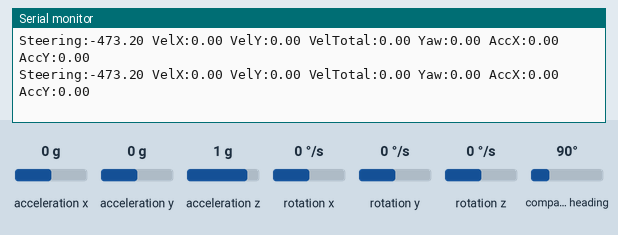
The sketch below on a simulated ESP32. On the bench: the last lines printed to the serial monitor. The inputs (shaded band) are chosen by the test bench; at power-on: acceleration x 0 g, acceleration y 0 g, rotation z 0 °/s, compass heading 90°, acceleration z 1 g, rotation x 0 °/s, rotation y 0 °/s. Nothing arrives over Bluetooth unless stated; a phone connects over Bluetooth LE 3 s after start.

Above: at 10.8 s.
10.9 s: acceleration x set to -1.4 g
At 10.95 s:
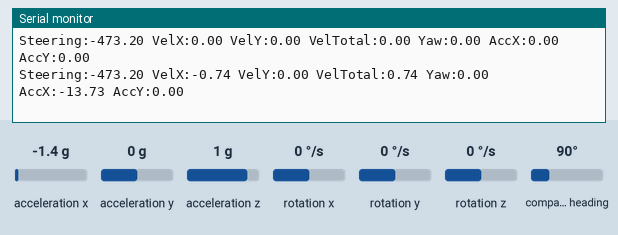
12.4 s: acceleration y set to -1.4 g
At 12.4 s:
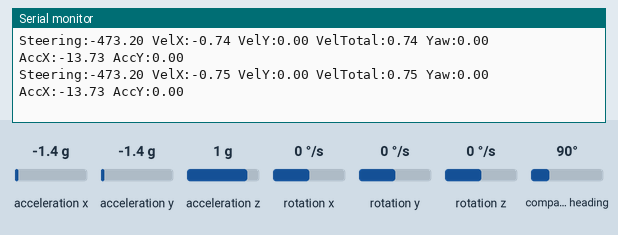
13.9 s: rotation z set to -192 °/s
At 13.92 s:
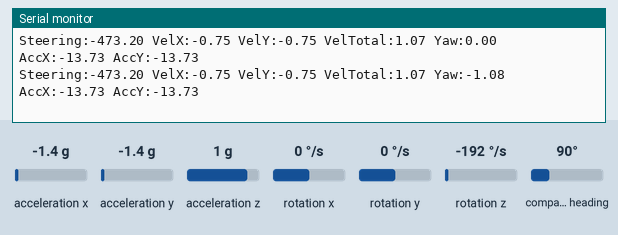
15.4 s: compass heading set to 7°
At 15.44 s:
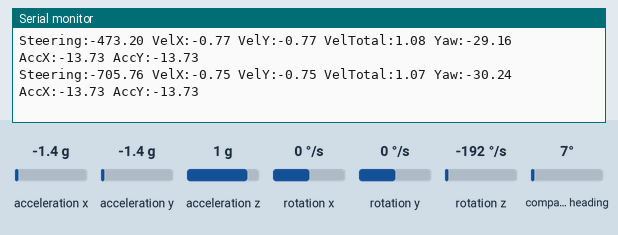
Timing chart, 0 to 17.9 s (numbered marks = the images above; inputs shaded):
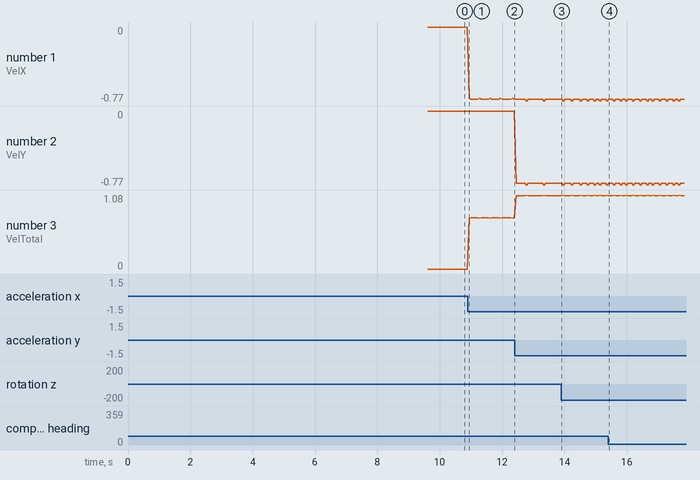

The sketch:

RCMetry.ino
```cpp
#include <Arduino.h>
#include "Steering.h"
#include "Velocity.h"
#include "Telemetry.h"

Steering steering;
Velocity velocity;
Telemetry telemetry;

// Toggle between Serial Monitor (text) and Serial Plotter (graphs)
// Set to 'true' for graphs, 'false' for text readout
bool useSerialPlotter = true;

void setup() {
  Serial.begin(115200);

  // Wait for serial connection
  delay(1000);

  if (!steering.begin()) {
    Serial.println("AS5600 not detected!");
    while (1);
  }

  if (!velocity.begin()) {
    Serial.println("MPU6050 not detected!");
    while (1);
  }

  telemetry.begin("ESP32 Telemetry");

  // Print startup message
  if (!useSerialPlotter) {
    Serial.println("\n=== RC Drift Car Telemetry ===");
    Serial.println("System Ready!\n");
  }

  delay(1000);
}

void loop() {
  // Update velocity sensor every loop
  velocity.update();

  // Get all sensor readings
  float velX = velocity.getVelocityX();      // Forward speed
  float velY = velocity.getVelocityY();      // Sideways speed (drift!)
  float totalVel = velocity.getVelocity();   // Combined speed
  float yaw = velocity.getYaw();             // Yaw angle
  float angle = steering.getAngle();         // Steering angle
  float accX = velocity.getAccelX();         // Forward acceleration
  float accY = velocity.getAccelY();         // Sideways acceleration

  // Send to Bluetooth
  telemetry.update(totalVel, yaw, angle);

  // ===== OUTPUT TO SERIAL =====
  if (useSerialPlotter) {
    // SERIAL PLOTTER MODE - Graphs
    // Format: "Label:value " (space between each)
    // Use println ONLY on the last value

    Serial.print("Steering:");
    Serial.print(angle);
    Serial.print(" ");

    Serial.print("VelX:");
    Serial.print(velX);
    Serial.print(" ");

    Serial.print("VelY:");
    Serial.print(velY);
    Serial.print(" ");

    Serial.print("VelTotal:");
    Serial.print(totalVel);
    Serial.print(" ");

    Serial.print("Yaw:");
    Serial.print(yaw / 10.0);  // Scaled down for better visualization
    Serial.print(" ");

    Serial.print("AccX:");
    Serial.print(accX);
    Serial.print(" ");

    Serial.print("AccY:");
    Serial.println(accY);  // println on last value

  } else {
    // SERIAL MONITOR MODE - Text readout
    Serial.print("Steering Angle: "); Serial.print(angle);
    Serial.print(" | Vel X: "); Serial.print(velX);
    Serial.print(" | Vel Y: "); Serial.print(velY);
    Serial.print(" | Total: "); Serial.print(totalVel);
    Serial.print(" | Yaw: "); Serial.println(yaw);
  }

  delay(50);  // 20 Hz update rate
}
```

Steering.cpp
```cpp
#include "Steering.h"
#include <Wire.h>

Steering::Steering() {}

bool Steering::begin()
{
  Wire.begin();
  return encoder.begin();
}

float Steering::getAngle()
{
  int raw = encoder.rawAngle();          // 0 – 4095
  float angle = (raw * 360.0) / 4096.0;  // scale to 0–360
  angle = angle - 259;                   // your offset
  angle = 2.8 * angle;                   // your scaling
  return angle;
}
```

Steering.h
```cpp
#ifndef STEERING_H
#define STEERING_H

#include <AS5600.h>

class Steering {
  public:
    Steering();
    bool begin();
    float getAngle();  // returns calibrated angle

  private:
    AS5600 encoder;
};

#endif
```

Telemetry.cpp
```cpp
#include "Telemetry.h"
#include <BLEDevice.h>
#include <BLEServer.h>
#include <BLEUtils.h>
#include <BLE2902.h>

// UUIDs for BLE Service + Characteristics
#define SERVICE_UUID           "12345678-1234-1234-1234-1234567890ab"
#define VELOCITY_CHAR_UUID     "12345678-1234-1234-1234-1234567890ac"
#define YAW_CHAR_UUID          "12345678-1234-1234-1234-1234567890ad"
#define STEERING_CHAR_UUID     "12345678-1234-1234-1234-1234567890ae"

// BLE characteristic pointers
static BLECharacteristic *velocityChar;
static BLECharacteristic *yawChar;
static BLECharacteristic *steeringChar;

Telemetry::Telemetry() {}

void Telemetry::begin(const char* deviceName) {
  initBLE(deviceName);
}

void Telemetry::initBLE(const char* deviceName) {
  BLEDevice::init(deviceName);
  BLEServer *pServer = BLEDevice::createServer();
  BLEService *pService = pServer->createService(SERVICE_UUID);

  // Velocity
  velocityChar = pService->createCharacteristic(
    VELOCITY_CHAR_UUID,
    BLECharacteristic::PROPERTY_READ | BLECharacteristic::PROPERTY_NOTIFY
  );
  velocityChar->addDescriptor(new BLE2902());

  // Yaw
  yawChar = pService->createCharacteristic(
    YAW_CHAR_UUID,
    BLECharacteristic::PROPERTY_READ | BLECharacteristic::PROPERTY_NOTIFY
  );
  yawChar->addDescriptor(new BLE2902());

  // Steering
  steeringChar = pService->createCharacteristic(
    STEERING_CHAR_UUID,
    BLECharacteristic::PROPERTY_READ | BLECharacteristic::PROPERTY_NOTIFY
  );
  steeringChar->addDescriptor(new BLE2902());

  pService->start();
  pServer->getAdvertising()->start();

  Serial.println("BLE Telemetry ready!");
}

void Telemetry::update(float velocity, float yaw, float steeringAngle) {
  char buffer[16];
 if (steeringChar) {
    snprintf(buffer, sizeof(buffer), "%.2f", steeringAngle);
    steeringChar->setValue(buffer);
    steeringChar->notify();
  }
  if (velocityChar) {
    snprintf(buffer, sizeof(buffer), "%.2f", velocity);
    velocityChar->setValue(buffer);
    velocityChar->notify();
  }
  if (yawChar) {
    snprintf(buffer, sizeof(buffer), "%.2f", yaw);
    yawChar->setValue(buffer);
    yawChar->notify();
  }

}
```

Telemetry.h
```cpp
#ifndef TELEMETRY_H
#define TELEMETRY_H

#include <Arduino.h>

class Telemetry {
  public:
    Telemetry();
    void begin(const char* deviceName = "ESP32 Telemetry");
    void update(float velocity, float yaw, float steeringAngle);

  private:
    void initBLE(const char* deviceName);
};

#endif
```

Velocity.cpp
```cpp
#include "Velocity.h"
#include <Arduino.h>

// Constructor - initializes all member variables to zero/defaults
Velocity::Velocity() {
  velocityX = 0.0;        // Forward/backward velocity in m/s
  velocityY = 0.0;        // Sideways velocity in m/s (for drift detection)
  yaw = 0.0;              // Accumulated yaw angle in degrees
  lastTime = 0;           // Timestamp of last update in milliseconds
  accX = 0.0;             // Current X acceleration in m/s²
  accY = 0.0;             // Current Y acceleration in m/s²
  accX_offset = 0.0;      // Calibration offset for X acceleration
  accY_offset = 0.0;      // Calibration offset for Y acceleration
  gyroZ_offset = 0.0;     // Calibration offset for Z gyroscope (yaw rate)
}

// Initialize the MPU6050 sensor and perform calibration
bool Velocity::begin() {
  Wire.begin();           // Initialize I2C communication bus
  mpu.initialize();       // Initialize the MPU6050 sensor with default settings
  lastTime = millis();    // Record the current time as starting point

  // Test if the sensor is connected and responding
  if (!mpu.testConnection()) {
    return false;         // Return false if sensor not detected
  }

  // ===== CALIBRATION PHASE =====
  // The sensor has inherent bias/drift even when stationary
  // We measure this bias and subtract it from all future readings

  Serial.println("Starting calibration - keep device STILL!");
  delay(1000);            // Give user time to stop moving the device

  long accX_sum = 0;      // Accumulator for X acceleration readings
  long accY_sum = 0;      // Accumulator for Y acceleration readings
  long gyroZ_sum = 0;     // Accumulator for Z gyroscope readings
  const int samples = 1000; // Take 1000 samples for accurate calibration (increased from 500)

  // Collect samples while device is stationary
  for (int i = 0; i < samples; i++) {
    int16_t ax, ay, az, gx, gy, gz; // Raw 16-bit signed values from sensor
    mpu.getMotion6(&ax, &ay, &az, &gx, &gy, &gz); // Read all 6 axes at once

    accX_sum += ax;       // Accumulate X acceleration
    accY_sum += ay;       // Accumulate Y acceleration
    gyroZ_sum += gz;      // Accumulate Z rotation rate

    delay(3);             // Small delay between samples (reduced for faster calibration)
  }

  // Calculate average offsets and convert to real units
  // MPU6050 accelerometer has ±2g range with 16384 LSB/g sensitivity
  // Convert: (raw_sum / samples) / 16384.0 = average in g's
  // Then multiply by 9.81 to get m/s²
  accX_offset = (accX_sum / (float)samples) / 16384.0 * 9.81;
  accY_offset = (accY_sum / (float)samples) / 16384.0 * 9.81;

  // MPU6050 gyroscope has ±250°/s range with 131 LSB/(°/s) sensitivity
  // Convert: (raw_sum / samples) / 131.0 = average in °/s
  gyroZ_offset = (gyroZ_sum / (float)samples) / 131.0;

  // Display calibration results for verification
  Serial.println("Calibration complete!");
  Serial.print("accX_offset = "); Serial.print(accX_offset); Serial.println(" m/s²");
  Serial.print("accY_offset = "); Serial.print(accY_offset); Serial.println(" m/s²");
  Serial.print("gyroZ_offset = "); Serial.print(gyroZ_offset); Serial.println(" °/s");

  return true;            // Initialization successful
}

// Update function - call this every loop iteration to get new sensor data
void Velocity::update() {
  // ===== READ SENSOR DATA =====
  int16_t ax, ay, az;     // Accelerometer raw values (X, Y, Z axes)
  int16_t gx, gy, gz;     // Gyroscope raw values (X, Y, Z axes)

  mpu.getMotion6(&ax, &ay, &az, &gx, &gy, &gz); // Read all 6 DOF (degrees of freedom)

  // ===== CALCULATE TIME STEP =====
  // Integration requires knowing how much time passed since last measurement
  unsigned long now = millis();           // Current time in milliseconds
  float dt = (now - lastTime) / 1000.0;   // Time step in seconds
  lastTime = now;                         // Update last time for next iteration

  // Safety check: if time step is too large (device was paused), skip this update
  //if (dt > 1.0 || dt <= 0.0) {
  //  return;                               // Ignore this reading to prevent velocity spikes
  //}

  // ===== PROCESS GYROSCOPE (YAW RATE) =====
  // Gyroscope measures rotation rate in degrees per second
  float gyroZ_raw = gz / 131.0;           // Convert raw value to °/s (131 LSB per °/s)
  float gyroZ = gyroZ_raw - gyroZ_offset; // Subtract calibration offset to remove bias

  // INTEGRATION: yaw angle = previous yaw + (rotation rate × time)
  // This accumulates the total rotation over time
  yaw += gyroZ * dt;                      // Add rotation change to accumulated yaw

  // Optional: keep yaw in 0-360° range (uncomment if desired)
  // while (yaw >= 360.0) yaw -= 360.0;
  // while (yaw < 0.0) yaw += 360.0;

  // ===== PROCESS ACCELEROMETER (X AXIS - FORWARD/BACKWARD) =====
  float accX_g = ax / 16384.0;            // Convert raw to g's (16384 LSB per g)
  float accX_ms2 = accX_g * 9.81 - accX_offset; // Convert to m/s² and remove bias
  accX = accX_ms2;                        // Store for external access

  // INTEGRATION: velocity = previous velocity + (acceleration × time)
  // This accumulates velocity changes over time
  velocityX = accX_ms2 * dt;             // Update forward/backward velocity

  // Apply decay factor to counteract drift (sensor integration error accumulates)
  // Without decay, small errors cause velocity to drift even when stopped
  velocityX *= 0.98;                      // 2% decay per update (tune this value)

  // ===== PROCESS ACCELEROMETER (Y AXIS - SIDEWAYS) =====
  float accY_g = ay / 16384.0;            // Convert raw to g's
  float accY_ms2 = accY_g * 9.81 - accY_offset; // Convert to m/s² and remove bias
  accY = accY_ms2;                        // Store for external access

  // INTEGRATION: same as X axis
  velocityY = accY_ms2 * dt;             // Update sideways velocity (important for drift!)

  // Apply decay factor
  velocityY *= 0.98;                      // 2% decay per update

  // Optional: Zero out very small velocities to reduce noise when stopped
  if (abs(velocityX) < 0.01) velocityX = 0.0; // Threshold: 0.01 m/s = 1 cm/s
  if (abs(velocityY) < 0.01) velocityY = 0.0;
}

// Get the current forward/backward velocity in m/s
float Velocity::getVelocityX() {
  return velocityX;
}

// Get the current sideways velocity in m/s (useful for detecting drift)
float Velocity::getVelocityY() {
  return velocityY;
}

// Get the total (combined) velocity magnitude in m/s
// Uses Pythagorean theorem: speed = √(vx² + vy²)
float Velocity::getVelocity() {
  return sqrt(velocityX * velocityX + velocityY * velocityY);
}

// Get the accumulated yaw angle in degrees
float Velocity::getYaw() {
  return yaw;
}

// Get the current X acceleration in m/s² (forward/backward)
float Velocity::getAccelX() {
  return accX;
}

// Get the current Y acceleration in m/s² (sideways)
float Velocity::getAccelY() {
  return accY;
}

// Reset all velocity and yaw values to zero
// Useful when you want to restart measurements
void Velocity::reset() {
  velocityX = 0.0;
  velocityY = 0.0;
  yaw = 0.0;
  lastTime = millis(); // Reset time reference
}
```

Velocity.h
```cpp
#ifndef VELOCITY_H
#define VELOCITY_H

#include <Wire.h>
#include "MPU6050.h"

class Velocity {
  public:
    Velocity();
    bool begin();
    void update();

    // NEW: Separate X and Y velocity getters
    float getVelocityX();     // Forward/backward velocity
    float getVelocityY();     // Sideways velocity (for drift!)

    float getVelocity();      // CHANGED: Now returns total magnitude
    float getYaw();

    // NEW: Separate X acceleration getter
    float getAccelX();
    float getAccelY();

    // NEW: Reset function
    void reset();

  private:
    MPU6050 mpu;

    // NEW: Added velocityX (your original only had velocityY)
    float velocityX;          // Forward/backward velocity
    float velocityY;          // Sideways velocity
    float yaw;

    // NEW: Added accX
    float accX;               // X acceleration
    float accY;               // Y acceleration

    unsigned long lastTime;

    // NEW: Added accX_offset
    float accX_offset;        // Calibration for X axis
    float accY_offset;
    float gyroZ_offset;
};

#endif
```

Measured:
- after the input at 10.9 s, the serial monitor: prints a new line at once (image 1)
- after the input at 13.9 s, the serial monitor: prints a new line at once (image 3)
- after the input at 15.4 s, the serial monitor: prints a new line at once (image 4)
- plotted number 1: 0 → -0.75 after the input at 10.9 s
- plotted number 3: 0 → 0.75 after the input at 10.9 s, 0.75 → 1.07 after the input at 12.4 s
